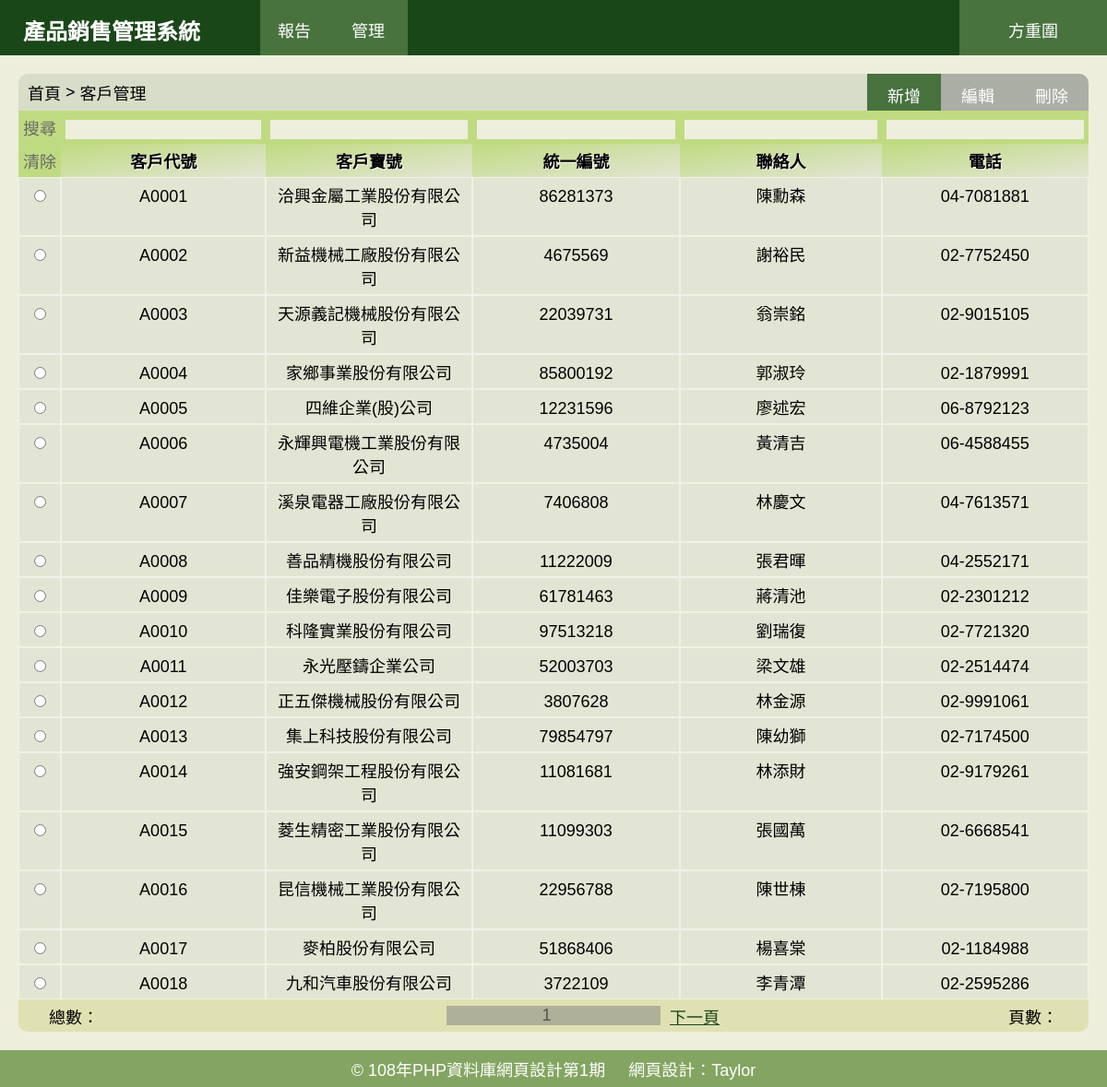
The page /manage/customers.php (signed in) on the database its author committed.
### tables this page shows
CREATE TABLE `customer` (
  `cid` int(4) UNSIGNED NOT NULL,
  `客戶寶號` varchar(14) DEFAULT NULL,
  `客戶代號` varchar(5) DEFAULT NULL,
  `縣市` varchar(3) DEFAULT NULL,
  `地址` varchar(18) DEFAULT NULL,
  `郵遞區號` int(3) DEFAULT NULL,
  `聯絡人` varchar(3) DEFAULT NULL,
  `職稱` varchar(4) DEFAULT NULL,
  `電話` varchar(10) DEFAULT NULL,
  `行業別` varchar(2) DEFAULT NULL,
  `統一編號` int(8) DEFAULT NULL
);

### manage/customers.php (called while the page is built, shortened)
<?php
    $col=["cid"=>"cid", "cno" => "客戶代號", "cname"=>"客戶寶號","taxID"=>"統一編號","contact"=>"聯絡人","ctel"=>"電話"];
    $table="customer";
    $pgName='客戶管理';
    $cud=['c'=>true,'u'=>true,'d'=>true];
    include_once "../common/manage_base.php";
?>

### common/dir.php (called while the page is built, shortened)
<?php
    $dir = explode('/',str_replace($_SERVER['DOCUMENT_ROOT'],'',$_SERVER['SCRIPT_FILENAME']));
    $file = $dir[(count($dir)-1)];
    function getRootR($contentDir,$dir){
        $depth=dirDepth($contentDir,$dir);
        if($depth == 0){
            return './';
        }else{
            $path='';
            do{
              $path=$path."../";
              $depth--;
            }while($depth>0);
            return $path;
        }
    }
    function dirDepth($contentDir,$dir){
        $count=0;
        foreach($contentDir as $c){
            if(in_array($c,$dir)) $count++;
        }
        return $count;
    }
?>

### common/manage_base.php (the view, shortened to what this page needs)
<?php
    include_once "../common/dir.php";
    $colKey=array_keys($col);
    $colName=array_values($col);
    $pageLimit=18;
    $page=$_SESSION[$table.'_query_page'];
    if(isset($_SESSION[$table.'_query'])){
        $list=array_chunk($_SESSION[$table.'_query'],$pageLimit)[($page-1)];
    }
    $lastPg=$_SESSION[$table.'_query_pages'];
?>
<?php include_once getDirR("common",$contentDir,$dir)."base_start.php"; ?>
            <div class="wrap">
                <div class="filterTable">
                <form id="cud" name="cud" action="<?php echo $file;?>" method="post">
                    <div class="action tableAction">
                        <div class="path floatL">
                            <a href="<?php echo getRootR($contentDir,$dir);?>index.php">首頁</a>
                            <span>&nbsp;>&nbsp;</span>
                            <a href="<?php echo $file;?>" class="active"><?=$pgName?></a>
                        </div>
                        <div class="floatR borderR-TR">
                            <div class="floatL">
                                <input class="CUD floatL<?php if(!$cud['c']) echo " hidden";?>" type="submit" name="add" value="新增">
                                <input class="CUD floatL<?php if(!$cud['u']) echo " hidden";?>" type="submit" name="edit" value="編輯" disabled>
                                <input class="CUD floatL<?php if(!$cud['d']) echo " hidden";?>" type="submit" name="delete" value="刪除" disabled>
                            </div>
                        </div>
                    </div>
                    <div class="tableWrap">
                        <div class="tableContent">
                                <div class="filterRow">
                                    <?php
                                        foreach($colKey as $key => $ck){
                                            if($key==0){
                                    ?>
                                    <div class='tableCell noPadding'><input type='submit' name='search' value='搜尋'></div>
                                    <?php
                                            }else{
                                                if(empty($_SESSION[$table.'_query_values'][$ck])){
                                                    echo "<div class='tableCell'><input type='text' name='".$ck."'></div>";
                                                }else{
                                                    echo "<div class='tableCell'><input type='text' name='".$ck."' value='"
                                                    .$_SESSION[$table.'_query_values'][$ck]."'></div>";
                                                }
                                            }
                                        }
                                    ?>
                                </div>
                                <div class="thRow">
                                    <?php
                                        foreach($colName as $key => $cn){
                                            if($key==0){
                                    ?>
                                    <div class='tableCell noPadding'><input id="clearBtn" type='button' value='清除'></div>
                                    <?php
                                            }else{
                                                echo "<div class='tableCell'>".$cn."</div>";
                                            }
                                        }
                                    ?>
                                </div>
                                <div class="tableList">
                                <?php
                                    if(isset($list)){
                                        foreach($list as $row){
                                ?>
                                <div class="listRow">
                                    <?php
                                            foreach($row as $key => $value){
                                            if($key==$colName[0]){
                                                echo "<div class='tableCell'><input type='radio' name='tableRadio' value='".$value."'></div>";
                                            }else{
                                                echo "<div class='tableCell'>".$value."</div>";
                                            }
                                            }
                                        ?>
                                </div>
                                <?php
                                    }}else{
                                        echo "<div class='tableCell'>查無資料</div>";
                                    }
                                ?>
                                </div>
                        </div>
                    </div>
                </form>
                    <div class="tableNav">
                        <div class="totalNum">總數：<?php echo $_SESSION['employee_query_count'];?></div>
                        <div class="pgNav">
                            <form id="nav" action="<?php echo $file;?>" method="get">
                                <div class="centerWrap">
                                    <input type="number" name="page" min="1" max="<?php echo $_SESSION['employee_query_pages'];?>" value="<?php echo $page;?>" <?php if($_SESSION['employee_query_pages']<2) echo "disabled";?>>
                                    <?php
                                        if($page != $lastPg){
                                            echo "<div class='pgLink'><a href='".$file."?page=".($page+1)."'>下一頁</a></div>";
                                        }else{
                                            echo "<div class='pgLink' style='visibility: hidden'>下一頁</div>";
                                        }
                                    ?>
                                </div>
                            </form>
                        </div>
                        <div class="totalPg">頁數：<?php echo $_SESSION['employee_query_pages'];?></div>
                    </div>
                </div>
            </div>
<?php include_once getDirR("common",$contentDir,$dir)."base_end.php"; ?>

### common/base_start.php (shortened to what this page needs)
<!DOCTYPE html>
<html lang="zh-TW">
<head>
    <link rel="stylesheet" href="<?php echo getRootR($contentDir,$dir);?>style.css">
</head>
<body>
    <div class="wrap">
        <?php include getDirR("common",$contentDir,$dir)."header.php"; ?>
        <div id="content">
        <?php include getDirR("common",$contentDir,$dir)."footer.php"; ?>

### common/header.php (shortened to what this page needs)
<div id="header">
    <div class="nav">
        <div id="logo">產品銷售管理系統</div>
        <?php
            if(!empty($_SESSION['login'])){
        ?>
        <div id="menu" >
            <div class="menu floatL">
                <div class="menuBtn">報告</div>
            </div>
            <div class="menu floatL">
                <div class="menuBtn">管理</div>
            </div>
        </div>
        <?php
            }
        ?>
    </div>
    <div id="user" class="floatR">
            <div class="menu floatL">
                <div class="menuBtn">
                    <?php
                        if(empty($_SESSION['login'])){
                            echo "未登入";
                        }else{
                            echo $_SESSION['ename'];
                        }
                    ?>
                </div>
            </div>
    </div>
</div>

### common/base_end.php (shortened to what this page needs)
        </div>
        <?php include getDirR("common",$contentDir,$dir)."footer.php"; ?>
    </div>
</body>
</html>

### common/footer.php
<div id="footer">
    <ul>
        <li>&copy; 108年PHP資料庫網頁設計第1期</li>
        <li>網頁設計：Taylor</li>
    </ul>
</div>

### style.css (style rules this page uses)
:root { --header-height: 60px; --footer-height: 40px; --content-padding: 20px; --content-padding-top: calc(var(--content-padding) + var(--header-height)); --content-wrap-min-height: calc(100vh - var(--content-padding-top) - var(--content-padding) - var(--footer-height)); }
* { box-sizing: border-box; font-size: 18px; font-family: "微軟正黑體", Arial, Helvetica, sans-serif; padding: 0; margin: 0; }
html, body { width: 100%; height: 100%; }
.wrap { width: 100%; min-height: 100vh; margin: auto; }
ul { list-style-type: none; }
a.active { pointer-events: none; }
input[type='text'], input[type='password'], input[type='number'] { background-color: #eeeedd; border: none; }
.floatL { float: left; }
.floatR { float: right; }
.borderR-TR { border-top-right-radius: 10px; overflow: hidden; }
.centerWrap { text-align: center; display: flex; justify-content: center; align-items: center; }
#content { width: 100%; min-height: calc(100vh - var(--footer-height)); background-color: #eeeedd; padding: var(--content-padding); padding-top: var(--content-padding-top); text-align: center; display: flex; justify-content: center; align-items: center; }
#header { background-color: #1a4718; width: 100%; height: var(--header-height); position: fixed; top: 0; left: 0; }
#logo { background-color: #1a4718; color: white; width: auto; height: var(--header-height); padding: 15px; font-size: 24px; font-weight: bold; float: left; margin-left: 10px; margin-right: 50px; }
.menu { position: relative; }
.menuBtn { background-color: #48723e; color: white; padding: 19px; height: var(--header-height); min-width: 80px; border: none; }
#user .menuBtn { text-align: center; min-width: 160px; }
#footer { background-color: #83a561; width: 100%; height: var(--footer-height); text-align: center; display: flex; justify-content: center; align-items: center; }
#footer li { display: inline-block; margin: 5px 10px; color: white; }
.action { clear: both; }
.action input { background-color: #bfdb81; color: black; padding: 10px; height: 40px; min-width: 80px; margin:30px; border: none; }
#content .wrap { background-color: rgba(26, 71, 24, 0.1); border-radius: 10px; min-height: var(--content-wrap-min-height); }
.path { text-align: left; display: flex; justify-content: left; align-items: center; height: 40px; padding-left: 10px; }
.path a { text-decoration: none; color: black; display: block; }
.filterTable { display: inline-block; width: 100%; height: var(--content-wrap-min-height); border-radius: 0px 0px 10px 10px; }
.filterTable input[disabled] { background-color: gray; }
form#cud { height: calc(100% - 35px); }
.filterTable .tableAction { height: 40px; width: 100%; display: block; }
.tableAction input { margin: 0px; }
.action input.CUD { background-color: #48723e; color: white; }
.filterTable input[disabled] { background-color: rgba(128, 128, 128, 0.5); }
.tableWrap { width: 100%; height: calc(100% - 40px); background-color: rgba(238, 238, 221, 0.5); overflow: auto; }
.tableContent { display: table; width: 100%; }
.tableContent input[type='submit'], .tableContent input[type='button'] { display: block; width: 100%; height: 100%; border: none; padding: 5px; background-color: #bfdb81; color: dimgray; }
.filterRow, .thRow, .listRow { display: table-row; }
.filterRow { background-color: #bfdb81; }
.filterRow input { width: 100%; }
.filterRow .tableCell:first-child, .thRow .tableCell:first-child { padding: 0; }
.tableList { display: table-row-group; }
.tableCell { display: table-cell; border: 1px solid rgba(255, 255, 255, 0.5); padding: 5px; }
.filterRow .tableCell { border: none; }
.thRow .tableCell { font-weight: bold; text-shadow: 1px 1px white; border: none; background-image: linear-gradient(to bottom right, #bfdb81, transparent); }
.tableNav { width: 100%; height: 35px; display: inline-flex; align-items: center; background-color: rgba(234, 230, 158, 0.5); border-radius: 0px 0px 10px 10px; }
.totalNum, .totalPg { width: 120px; }
.pgNav { width: calc(100% - 240px); margin: 0px; }
.pgNav input[type='number'] { margin: 0px 10px 0px 10px; text-align: center; }
.pgNav a { color: #1a4718; }

### rows shown on the page
customer: 客戶代號 "A0001", 客戶寶號 "洽興金屬工業股份有限公司", 統一編號 "86281373", 聯絡人 "陳勳森", 電話 "04-7081881"
customer: 客戶代號 "A0002", 客戶寶號 "新益機械工廠股份有限公司", 統一編號 "4675569", 聯絡人 "謝裕民", 電話 "02-7752450"
customer: 客戶代號 "A0003", 客戶寶號 "天源義記機械股份有限公司", 統一編號 "22039731", 聯絡人 "翁崇銘", 電話 "02-9015105"
customer: 客戶代號 "A0004", 客戶寶號 "家鄉事業股份有限公司", 統一編號 "85800192", 聯絡人 "郭淑玲", 電話 "02-1879991"
customer: 客戶代號 "A0005", 客戶寶號 "四維企業(股)公司", 統一編號 "12231596", 聯絡人 "廖述宏", 電話 "06-8792123"
customer: 客戶代號 "A0006", 客戶寶號 "永輝興電機工業股份有限公司", 統一編號 "4735004", 聯絡人 "黃清吉", 電話 "06-4588455"
customer: 客戶代號 "A0007", 客戶寶號 "溪泉電器工廠股份有限公司", 統一編號 "7406808", 聯絡人 "林慶文", 電話 "04-7613571"
customer: 客戶代號 "A0008", 客戶寶號 "善品精機股份有限公司", 統一編號 "11222009", 聯絡人 "張君暉", 電話 "04-2552171"
customer: 客戶代號 "A0009", 客戶寶號 "佳樂電子股份有限公司", 統一編號 "61781463", 聯絡人 "蔣清池", 電話 "02-2301212"
customer: 客戶代號 "A0010", 客戶寶號 "科隆實業股份有限公司", 統一編號 "97513218", 聯絡人 "劉瑞復", 電話 "02-7721320"
customer: 客戶代號 "A0011", 客戶寶號 "永光壓鑄企業公司", 統一編號 "52003703", 聯絡人 "梁文雄", 電話 "02-2514474"
customer: 客戶代號 "A0012", 客戶寶號 "正五傑機械股份有限公司", 統一編號 "3807628", 聯絡人 "林金源", 電話 "02-9991061"
customer: 客戶代號 "A0013", 客戶寶號 "集上科技股份有限公司", 統一編號 "79854797", 聯絡人 "陳幼獅", 電話 "02-7174500"
customer: 客戶代號 "A0014", 客戶寶號 "強安鋼架工程股份有限公司", 統一編號 "11081681", 聯絡人 "林添財", 電話 "02-9179261"
customer: 客戶代號 "A0015", 客戶寶號 "菱生精密工業股份有限公司", 統一編號 "11099303", 聯絡人 "張國萬", 電話 "02-6668541"
customer: 客戶代號 "A0016", 客戶寶號 "昆信機械工業股份有限公司", 統一編號 "22956788", 聯絡人 "陳世棟", 電話 "02-7195800"
customer: 客戶代號 "A0017", 客戶寶號 "麥柏股份有限公司", 統一編號 "51868406", 聯絡人 "楊喜棠", 電話 "02-1184988"
customer: 客戶代號 "A0018", 客戶寶號 "九和汽車股份有限公司", 統一編號 "3722109", 聯絡人 "李青潭", 電話 "02-2595286"

### other values the page prints
$_SESSION['ename'] "方重圍"
$pgName "客戶管理"
$cn "客戶代號"
$cn "客戶寶號"
$cn "統一編號"
$cn "聯絡人"
$cn "電話"
